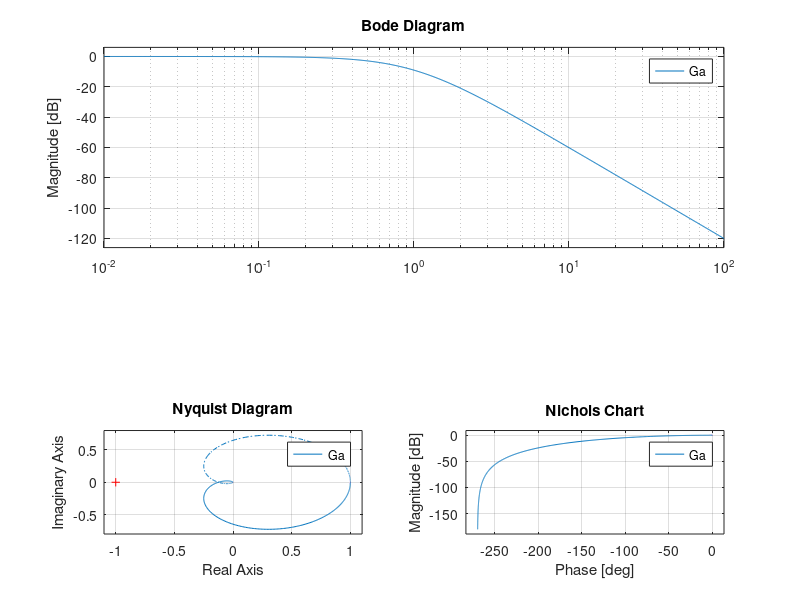

Source code (MATLAB): (Note: this script raises an error after producing the figure.)
%Laboratorio de Analise de Sistemas Lineares - Eng. Eletrica
%Pratica 09 - Ferramentas de análise e projeto de sistemas de controle: lugar das raízes, diagramas de Bode e Nyquist e Nichols
%19/01/2022
%Gabriel Arantes e Larissa Braga

%%
%Parte I - Item a
clear all
clc
close all

num = [1];
den = [1, 1];
Ga = tf(num, den);
Gamf = feedback(Ga, 1);

figure(1)
subplot(3,2,1); step(Ga), grid;
subplot(3,2,2); step(Gamf), grid;
subplot(3,2,3); rlocus(Ga);
subplot(3,2,4); bode(Ga), grid;
subplot(3,2,5); nyquist(Ga);
subplot(3,2,6); nichols(Ga);

%%
%Parte I - Item b
clear all
clc
close all

num = [1];
den = [1, 3, 1];
Ga = tf(num, den);
Gamf = feedback(Ga, 1);

figure(1)
subplot(3,2,1); step(Ga), grid;
subplot(3,2,2); step(Gamf), grid;
subplot(3,2,3); rlocus(Ga);
subplot(3,2,4); bode(Ga), grid;
subplot(3,2,5); nyquist(Ga);
subplot(3,2,6); nichols(Ga);

%%
%Parte I - Item c
clear all
clc
close all

num = [1];
den = [1, 2, 1, 0];
Ga = tf(num, den);
Gamf = feedback(Ga, 1);

figure(1)
subplot(3,2,1); step(Ga), grid;
subplot(3,2,2); step(Gamf), grid;
subplot(3,2,3); rlocus(Ga);
subplot(3,2,4); bode(Ga), grid;
subplot(3,2,5); nyquist(Ga);
subplot(3,2,6); nichols(Ga);

%%
%Parte II - Item a
clear all
clc
close all

num = [1];
den = conv(conv([1,1], [1,1]), [1,1]);
Ga = tf(num, den);
Gamf = feedback(Ga, 1);

figure(1)
subplot(3,2,1); step(Ga), grid;
subplot(3,2,2); step(Gamf), grid;
subplot(3,2,3); rlocus(Ga);
subplot(3,2,4); bode(Ga), grid;
subplot(3,2,5); nyquist(Ga);
subplot(3,2,6); nichols(Ga);

%%
%Parte II - Item b
clear all
clc
close all

%Configuracao do diagrama de Bode
opts = bodeoptions('cstprefs');
opts.PhaseMatching = 'on';

num = [-2, 1];
den = conv(conv([1,1], [1,1]), [1,1]);
Ga = tf(num, den);
Gamf = feedback(Ga, 1);

figure(1)
subplot(3,2,1); step(Ga), grid;
subplot(3,2,2); step(Gamf), grid;
subplot(3,2,3); rlocus(Ga);
subplot(3,2,4); bode(Ga, opts), grid;
subplot(3,2,5); nyquist(Ga);
subplot(3,2,6); nichols(Ga);

%%
%Parte II - Item c
clear all
clc
close all

%Configuracao do diagrama de Bode
opts = bodeoptions('cstprefs');
opts.PhaseMatching = 'on';

tau = 3;

s = tf('s');
sys = exp(-1*s);    
sysx = pade(sys,3); %Aproximacao de Pade de 3a ordem para e^-s

%Funcao de transferencia
num = [1];
den = conv([tau, 1], [tau, 1]);
sysy = tf(num, den);

Ga = sysx*sysy; %Produto da aproximacao de Pade e FT
Gamf = feedback(Ga, 1);

figure(1)
subplot(3,2,1); step(Ga), grid;
subplot(3,2,2); step(Gamf), grid;
subplot(3,2,3); rlocus(Ga);
subplot(3,2,4); bode(Ga, opts), grid;
subplot(3,2,5); nyquist(Ga);
subplot(3,2,6); nichols(Ga);
